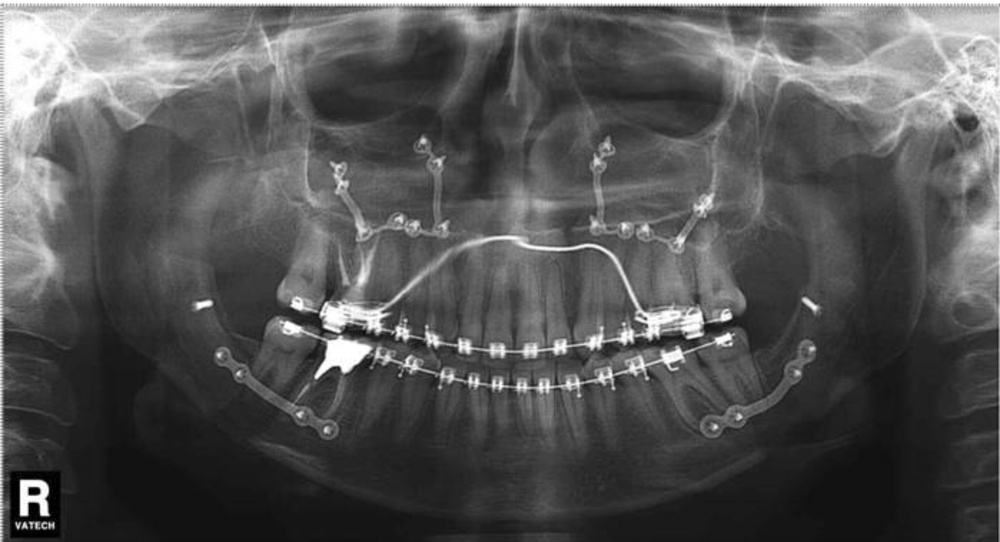
//> input picture 1.jpg, 1000 x 542 px, shrunk from 1760 x 954 before the run
$ ./main   (built with g++ and OpenCV 4)
//> lines starting //> are read from the running program, lines starting //| are printed output that depends on the picture; after the words box and inside, x2 and y2 are one past the last pixel; in counts of white or black regions, pixels touching at a corner belong together
//
//  main.cpp
//  opencvproj
//
//  Created by Админ on 07/08/2020.
//  Copyright © 2020 Админ. All rights reserved.
//

#include <opencv2/opencv.hpp>
#include <opencv2/core/core.hpp>
#include <opencv2/highgui/highgui.hpp>
#include <iostream>
#include <vector>
using namespace std;
using namespace cv;
int main()
{
    // Подготовительная работа


    setlocale(LC_ALL, "Russian"); // Подключаю русский язык в консоли
    Mat img =imread("1.jpg", IMREAD_COLOR);// Открываю картинку в папке "debug" с исполняемым файлом
//> img is the input picture: 542 rows x 1000 cols, CV_8UC3; min 0, max 255, mean 85.1

    if(!img.data) // Если не удалось открыть картинку - нет такого файла
    {
        cout << "НЕ УДАЛОСЬ ОТКРЫТЬ КАРТИНКУ!"<< endl;
        return -1;// Возвращаю -1 как ошибочное завершение программы
    }

    cout << "ВЫВОД ИСХОДНОЙ КАРТИНКИ..." << endl; //Сообщение о выводе оригинльной картинки


    // Основной код


    imshow ("Original image", img); // Функция вывода картинки в виде окна с заголовком
    waitKey(); // Ждем нажатия любой клавиши для показа следующей картинки
    Mat gry;// То же изображение в чб

    cvtColor(img,gry, COLOR_RGB2GRAY);// Функция смены цветовой схемы с rgb в gray (чб) - запись результата в gry
    cout << "ВЫВОД ЧБ ИЗОБРАЖЕНИЯ"<< endl; // Отладочное сообщение о действиях программы

    imshow("Grey image", gry);// Вывожу чб изображение
    waitKey();
    Mat trsh; // Изображение, прошедшее пороговое преобразование
    //adaptiveThreshold(gry, trsh, 255, ADAPTIVE_THRESH_GAUSSIAN_C, THRESH_BINARY, 11, 2);//адаптивное пороговое преобразование с применением фильтра Гаусса, на некоторых изображениях оно работает лучше

    threshold(gry, trsh, 0, 255, THRESH_BINARY+THRESH_OTSU); // Пороговое преобразование - отбор пикселей выше/ниже определенного значения, porog- то самое значение, 255 - максимальное значение, thresh_binary+thresh_otsu - тип преобразования BINARY - при отборе пикселей, если значение больше порога - приравниваем его к максимальному, иначе к нулю OTSU - автоматически выбираем порог (можем поставить 0, а не подбирать числа в пределах 40-60 в зависимости от картинки)
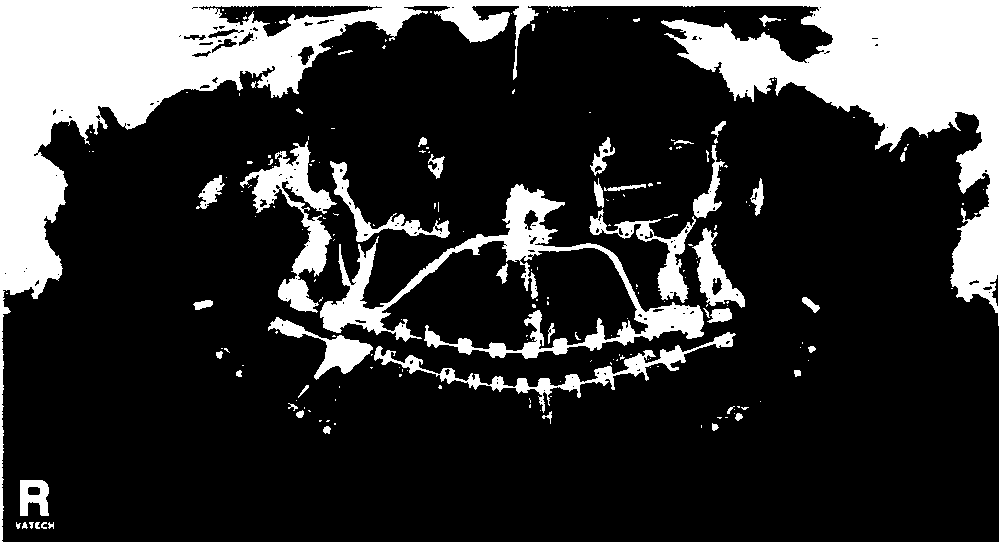
//> trsh: 542 rows x 1000 cols, CV_8UC1; 21% white; 210 white regions (158 under 20 px), largest, box (x1, y1, x2, y2) and area: (0, 0, 1000, 542) 81804, (320, 184, 704, 359) 11446, (240, 141, 337, 313) 4767


    //это нужно, чтобы получить картинку только из исключительно черных и белых цветов (без серых градаций). если какой-то пикселт достаточно темный, то мы его делаем полностью черным, есои он не дотягиваеь до порога - делаем его белым, так как такое значение сложно подобрать под каждую картинку для упрощения ставим опцию OTSU. она по сути "измеряет" средние значения в картинке и сама определяет это значение


    Mat kern = Mat::ones(3,3,CV_8U); // Ядро для преобразования 3 на 3
    morphologyEx(trsh, trsh, MORPH_OPEN, kern);// Морфологическое преобразование для сглаживания некоторых мелких деталей
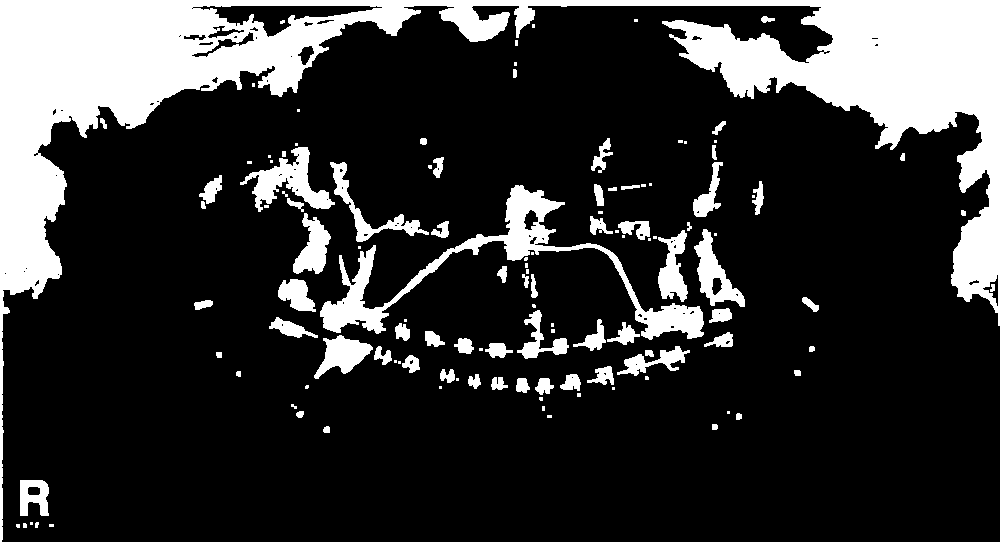
//> trsh: 542 rows x 1000 cols, CV_8UC1; 20.3% white; 122 white regions (53 under 20 px), largest, box (x1, y1, x2, y2) and area: (0, 0, 1000, 542) 80720, (320, 185, 704, 340) 8328, (240, 147, 335, 212) 2277

    cout << "ВЫВОД ЧБ ГРАНИЦ С АВТОМАТИЧЕСКИМ ПОРОГОМ" << endl;
    imshow("Threshold image",trsh);//выводим преобразованное чб
    waitKey();

    Mat distTrans;// Еще одно преобразованное изображение
    distanceTransform(trsh, distTrans, DIST_L2, 3);// Преобразование в замене значений интенсивности пикселей на дистанцию от фона
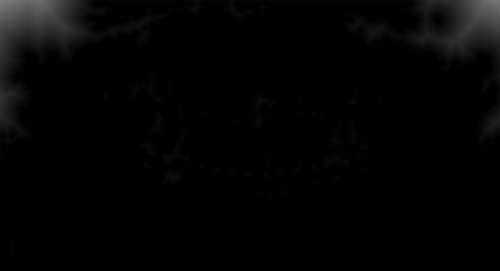
//> distTrans: 542 rows x 1000 cols, CV_32FC1 (shown at 1/2 size); min 0, max 126.9, mean 4
    int normalizeCoef = 100;
    cout << "НОРМАЛИЗАЦИЯ С КОЭФФИЦИЕНТОМ " << normalizeCoef << endl;
    normalize(distTrans, distTrans, 0, normalizeCoef, NORM_MINMAX);// Нормализация картинки минимаксным методом (почему-то иногда портит результат, тогда строку нужно закомментировать)
    threshold(distTrans, distTrans, 0.5, 1, THRESH_BINARY);// Еще раз применяем пороговое преобразование

    imshow("Distance transformed", distTrans);
    waitKey();
    Mat distTrans8u;
    distTrans.convertTo(distTrans8u, CV_8U);// 8 битное изображение, нужно для дальнейшей обработки
//> distTrans8u: 542 rows x 1000 cols, CV_8UC1; values 0 (black) and 1 (white), 20.3% white; 122 white regions (53 under 20 px)
    vector<vector<Point>> contours;// Контуры представляю собой векторы точек
    findContours(distTrans8u, contours,RETR_TREE, CHAIN_APPROX_SIMPLE);// Ищу контуры на изображении, RETR_TREE определяет как мы строим иерархию контуров - извлекаем все, на всякий случай, APPROX_SIMPLE - стандартный метод аппроксимации - способа поиска контуров
//> contours = 200 contours, 121 with area under 20; largest, box (x1, y1, x2, y2) and area: (0, 0, 1000, 542) 81463, (320, 185, 704, 340) 7840, (192, 5, 383, 38) 2357, (240, 147, 335, 212) 2096, (694, 229, 745, 307) 1564

    cout << "Найдено контуров: " << contours.size() << endl;
//| Найдено контуров: 200

    Mat marks = Mat::zeros(distTrans.size(), CV_32S); // Маркеры, по которым мы выделим сегменты картинки

    for (int i=0; i<contours.size(); i++) // Цикл, обходящий все контуры
        drawContours(marks, contours, i, Scalar(i+1), -1); // Рисуем контуры
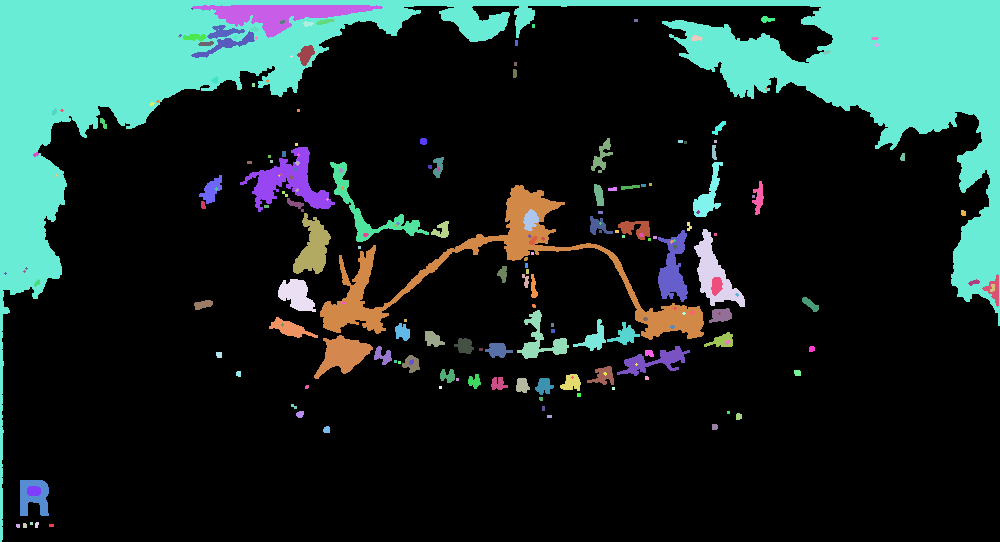
//> marks: 542 rows x 1000 cols, CV_32SC1; 201 distinct labels, from 0 to 200; one colour per label, 0 black
    circle(marks, Point(5,5), 3, CV_RGB(255,255,255), -1); // Обрисовываем конутры
//> marks: 542 rows x 1000 cols, CV_32SC1; 202 distinct labels, from 0 to 255
    watershed(img, marks);// Используем алгоритм "водораздела"
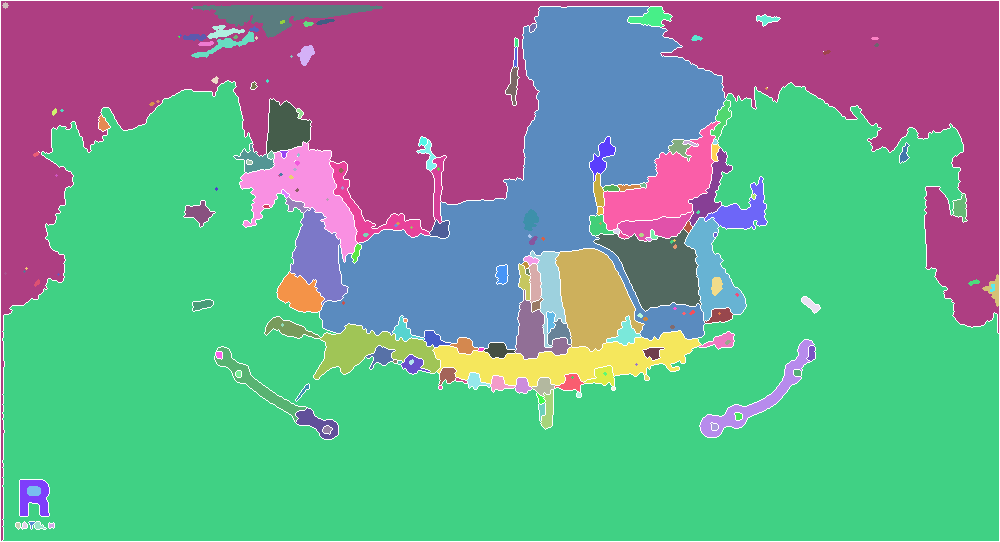
//> marks: 542 rows x 1000 cols, CV_32SC1; 202 distinct labels, from -1 to 255; one colour per label, 0 black, -1 white
    vector<Vec3b> colors; // Вектор цветов
    int r,g,b; // Значения каналов красный зеленый синий
    for (int i = 0; i < contours.size(); i++) // Обходим контуры, рандомно присоединяем к контуру цвет
    {
        r = theRNG().uniform(0, 255);
        g = theRNG().uniform(0, 255);
        b = theRNG().uniform(0, 255);//рандомно формируем значение каждого канала (от 0 до макс 255)
        Vec3b color((uchar)b, (uchar)g, (uchar)r);// Создаем цвет
        colors.push_back(color);// Присоединяем цвет в массив цветов
    }
//> after the loop, colors = 200 items, first 12: [79, 2, 91], [205, 52, 179], [181, 8, 236], [248, 26, 239], [45, 218, 207], [101, 158, 183], [118, 18, 102], [139, 210, 68], [211, 207, 198], [197, 162, 181], [40, 196, 191], [230, 243, 7]
    Mat result = Mat::zeros(marks.size(), CV_8UC3);// Создаем результирующее изображение
    int ind;// Индекс для обработки маркеров
    for (int i = 0; i < marks.rows; i++)// Обходим матрицу маркеров по строкам
        for (int j = 0; j < marks.cols; j++)// И столбцам
        {
            ind = marks.at<int>(i,j);
            if (ind > 0 && ind <= contours.size())// Если индекс положителен и меньше или равен числу контуров
                result.at<Vec3b>(i,j) = colors[ind-1];// Назначаем цвет из таблицы цветов по индексу
            else
                result.at<Vec3b>(i,j) = Vec3b(0,0,0);// Иначе инициализируем значение в векторе нулями
        }
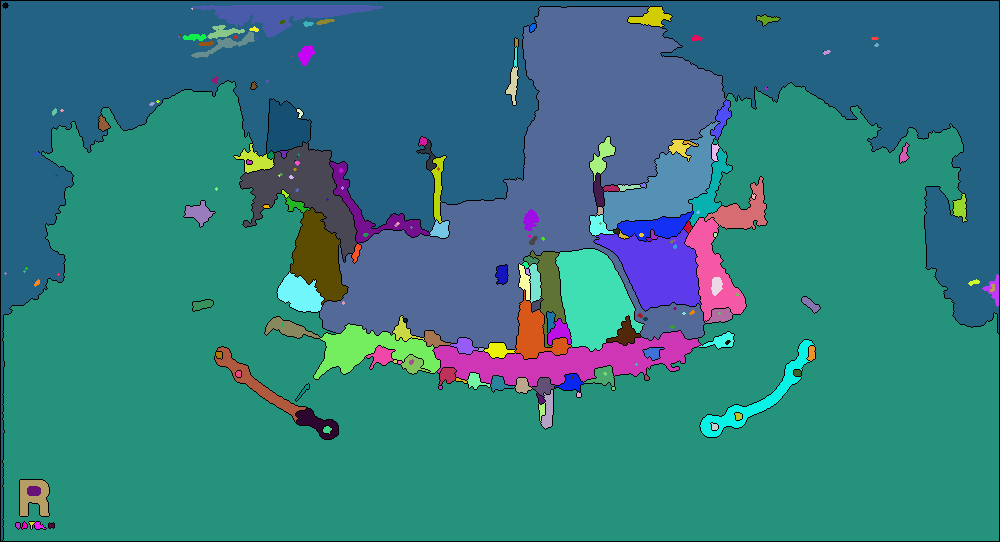
//> result: 542 rows x 1000 cols, CV_8UC3; mean B, G, R 127.1, 124.6, 50.4
//> after the loop, ind = -1

    cv::imshow("Result", result);// Вывод результата
    waitKey();// Ждем кнопку
    cout<<"ЗАВЕРШЕНИЕ ПРОГРАММЫ"<<endl;// Завершаем программу
    return 0; // Возвращаем нолик -- все хорошо :)
}

$ run again, with 2.jpg copied over 1.jpg
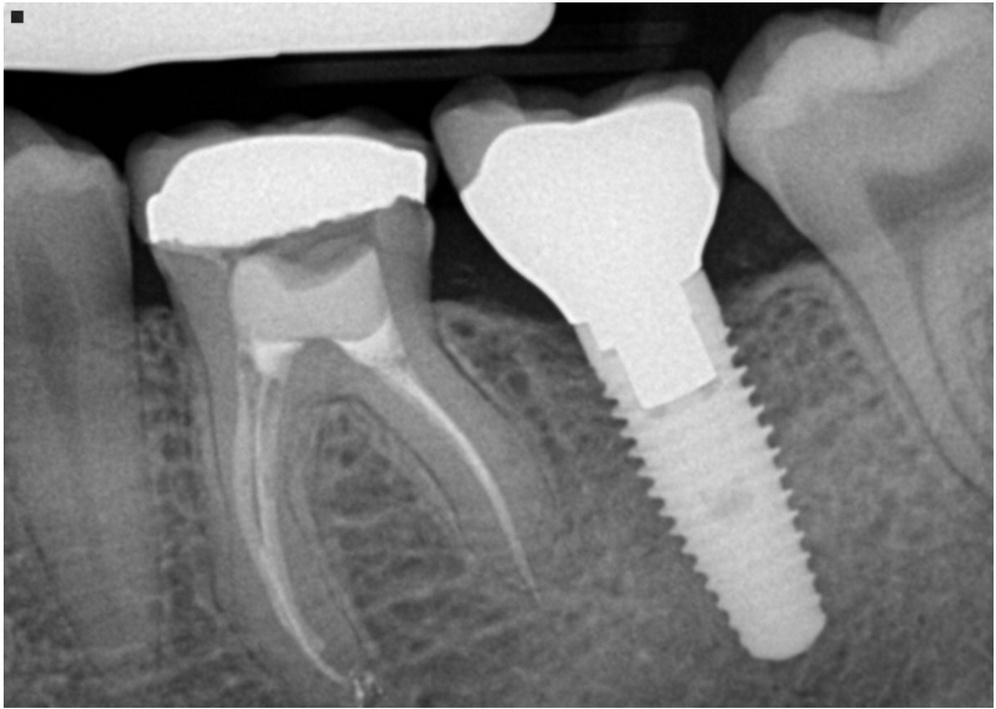
//> input picture 2.jpg, 996 x 709 px, shrunk from 1650 x 1174 before the run
//> img is the input picture: 709 rows x 996 cols, CV_8UC3; min 0, max 255, mean 124
//> distTrans8u: 709 rows x 996 cols, CV_8UC1; values 0 (black) and 1 (white), 27.3% white; 83 white regions (43 under 20 px)
//> contours = 116 contours, 83 with area under 20; largest, box (x1, y1, x2, y2) and area: (461, 96, 824, 657) 84304, (0, 0, 996, 709) 34132, (146, 133, 426, 252) 23549, (231, 250, 513, 658) 23519, (734, 4, 992, 179) 15878
//| Найдено контуров: 116
//> the loop `for (int i=0; i<contours.size(); i++)` made 116 passes
//> `watershed(img, marks);// Используем алгоритм "водораздела"`:
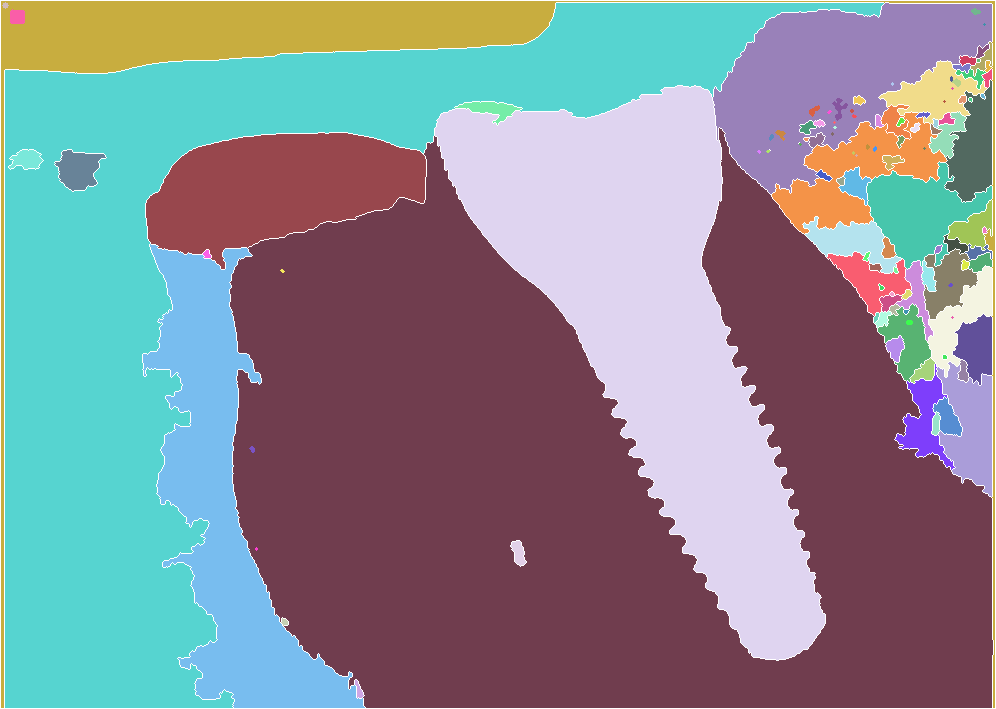
//> marks: 709 rows x 996 cols, CV_32SC1; 118 distinct labels, from -1 to 255; one colour per label, 0 black, -1 white
//> the loop `for (int i = 0; i < contours.size(); i++)` made 116 passes
//> after the loop `for (int i = 0; i < contours.size(); i++)`: colors = 116 items, first 12: [79, 2, 91], [205, 52, 179], [181, 8, 236], [248, 26, 239], [45, 218, 207], [101, 158, 183], [118, 18, 102], [139, 210, 68], [211, 207, 198], [197, 162, 181], [40, 196, 191], [230, 243, 7]
//> after the loop `for (int i = 0; i < marks.rows; i++)`:
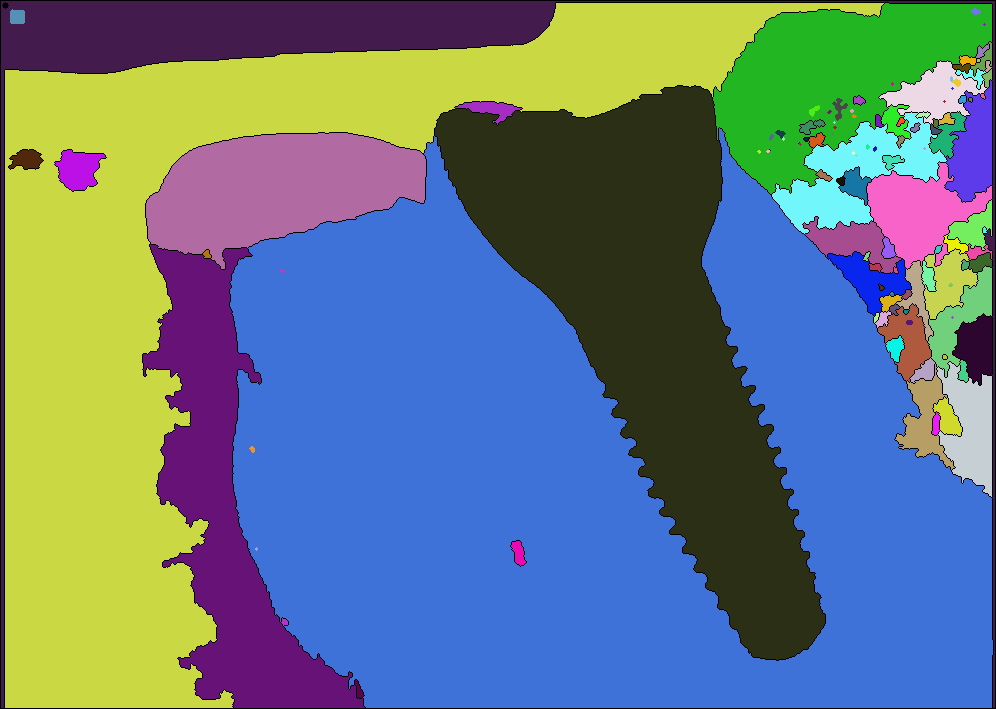
//> result: 709 rows x 996 cols, CV_8UC3; mean B, G, R 130.1, 121.6, 101.1
//> after the loop `for (int i = 0; i < marks.rows; i++)`: ind = -1
